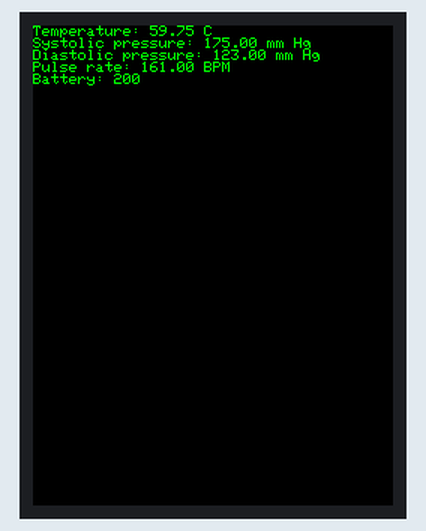
Bench run of a sketch on a simulated Arduino Leonardo, built with avr-gcc and run on an emulated ATmega32U4. Shown: 240×320 colour display. What the sketch prints to the serial monitor is not drawn.

Above: at 0.3 s.
At 5.4 s:
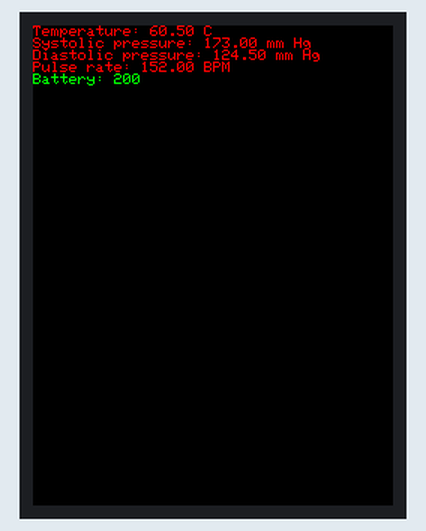
At 10.5 s:
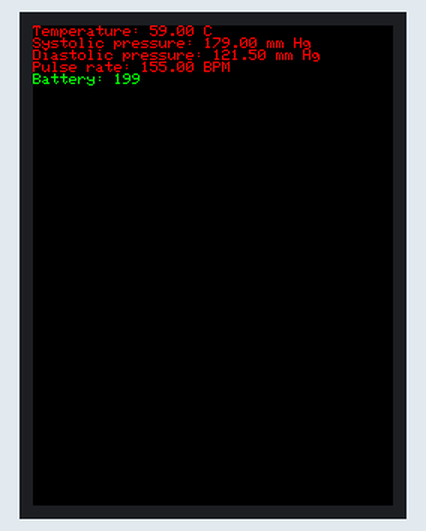
At 15.6 s:
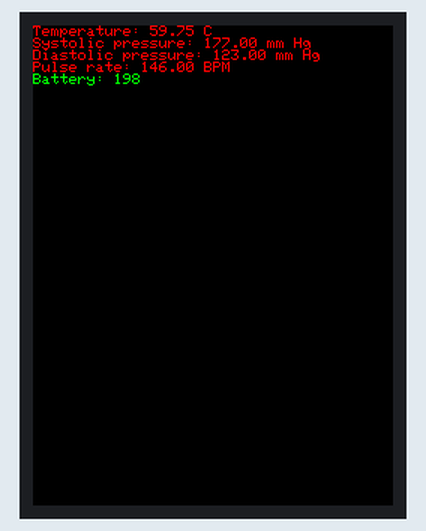
At 25.9 s:
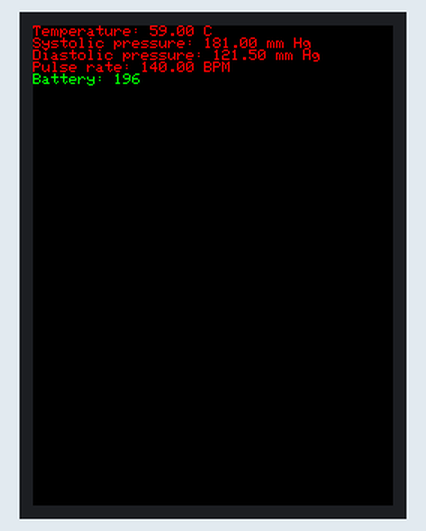
At 36.1 s:
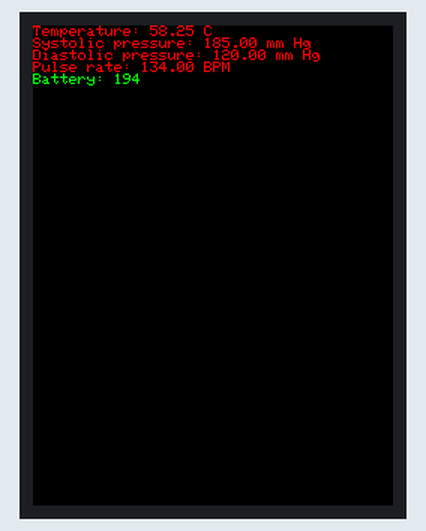

Measured:
- what the display in image 0 shows lasts 5.0 s, from 0.3 s to 5.3 s

The sketch:

Lab2_Mega.ino
```cpp
// Assignment 2
// Code for ATMega
// Eddy, Kyuri, Amol

#include <stdio.h>
#include <stdbool.h>
#include <Elegoo_GFX.h>    // Core graphics library
#include <Elegoo_TFTLCD.h> // Hardware-specific library

int unoCounter = 0;

// Define number of tasks
#define NUM_TASKS 6 //Need to ensure this is accurate else program breaks

/* INITIALIZATION - SETUP TFT DISPLAY */
// The control pins for the LCD can be assigned to any digital or
// analog pins...but we'll use the analog pins as this allows us to
// double up the pins with the touch screen (see the TFT paint example).
#define LCD_CS A3 // Chip Select goes to Analog 3
#define LCD_CD A2 // Command/Data goes to Analog 2
#define LCD_WR A1 // LCD Write goes to Analog 1
#define LCD_RD A0 // LCD Read goes to Analog 0
#define LCD_RESET A4 // Can alternately just connect to Arduino's reset pin

// Assign human-readable names to some common 16-bit color values:
#define BLACK   0x0000
#define BLUE    0x001F
#define RED     0xF800
#define GREEN   0x07E0
#define CYAN    0x07FF
#define MAGENTA 0xF81F
#define YELLOW  0xFFE0
#define WHITE   0xFFFF

Elegoo_TFTLCD tft(LCD_CS, LCD_CD, LCD_WR, LCD_RD, LCD_RESET);
// If using the shield, all control and data lines are fixed, and
// a simpler declaration can optionally be used:
// Elegoo_TFTLCD tft;

/* INITIALIZATION - GLOBAL VARIABLES */
unsigned int temperatureRaw, systolicPressRaw,
        diastolicPressRaw, pulseRateRaw;

// Display
double tempCorrected;
double systolicPressCorrected;
double diastolicPressCorrected;
double pulseRateCorrected;

// Status
unsigned short batteryState;

// Alarms
unsigned char bpOutOfRange, tempOutOfRange,
        pulseOutOfRange;

// Warning
bool bpHigh, tempHigh, pulseLow, battLow;

/* INITIALIZATION - MAKE TASK BLOCK STRUCTURE */
struct TaskStruct {
    void (*taskFuncPtr)(void*);
    void* taskDataPtr;
}; typedef struct TaskStruct TCB;


/* INITIALIZATION - MAKE TASK DATA POINTER BLOCKS */
struct DataForMeasureStruct {
    unsigned int* temperatureRawPtr;
    unsigned int* systolicPressRawPtr;
    unsigned int* diastolicPressRawPtr;
    unsigned int* pulseRateRawPtr;
}; typedef struct DataForMeasureStruct MeasureTaskData;

struct DataForComputeStruct {
    unsigned int* temperatureRawPtr;
    unsigned int* systolicPressRawPtr;
    unsigned int* diastolicPressRawPtr;
    unsigned int* pulseRateRawPtr;
    double* temperatureCorrectedPtr;
    double* sysCorrectedPtr;
    double* diasCorrectedPtr;
    double* prCorrectedPtr;
}; typedef struct DataForComputeStruct ComputeTaskData;

struct DataForDisplayStruct {
    double* temperatureCorrectedPtr;
    double* sysCorrectedPtr;
    double* diasCorrectedPtr;
    double* prCorrectedPtr;
    unsigned short* batteryStatePtr;
}; typedef struct DataForDisplayStruct DisplayTaskData;

struct DataForWarningAlarmStruct {
    unsigned int* temperatureRawPtr;
    unsigned int* systolicPressRawPtr;
    unsigned int* diastolicPressRawPtr;
    unsigned int* pulseRateRawPtr;
    unsigned short* batteryStatePtr;
}; typedef struct DataForWarningAlarmStruct WarningAlarmTaskData;

struct DataForStatusStruct {
    unsigned short* batteryStatePtr;
}; typedef struct DataForStatusStruct StatusTaskData;

// Arrays containing changes in temp and pulse, will be switched
// when upper/lower limits are hit. 0th elements are called at Even
// function calls.
int tempChange[2] = {-2, 1}; // initially falling towards 15
int pulseChange[2] = {1, -3}; // initially falling towards 15

// Initially both temperature and pulse are very high and must keep
// falling until they cross 50 and 40 respectively before their
// standard boundaries can work.
bool tempCrossedFifty = false;
bool pulseCrossedForty = false;

// Systolic completion
bool systolicComplete = false;
// Diastolic completion
bool diastolicComplete = false;


/* INITIALIZATION - MAKE INSTANCES OF TCB */
TCB MeasureTask;
TCB ComputeTask;
TCB DisplayTask;
TCB AnnunciateTask;
TCB StatusTask;
TCB NullTask;

// Data
MeasureTaskData dataForMeasure;
ComputeTaskData dataForCompute;
DisplayTaskData dataForDisplay;
WarningAlarmTaskData dataForWarningAlarm;
StatusTaskData dataForStatus;


/* INITIALIZATION - FUNCTION DEFINITIONS */
void measureDataFunc(void* data) {
    MeasureTaskData* dataToMeasure = (MeasureTaskData*)data;
    MeasureTaskData dataStruct = *dataToMeasure;

    unsigned int temperatureRaw = *dataStruct.temperatureRawPtr;
    unsigned int systolicPressRaw = *dataStruct.systolicPressRawPtr;
    unsigned int diastolicPressRaw = *dataStruct.diastolicPressRawPtr;
    unsigned int pulseRateRaw = *dataStruct.pulseRateRawPtr;

    if (temperatureRaw < 50) {
        tempCrossedFifty = true;
    }

    if (pulseRateRaw < 40) {
        pulseCrossedForty = true;
    }

    // Perform measurement every 5 counts
    if (unoCounter % 5 == 0) {

        // Check if its an Even number of function call
        bool even = (unoCounter % 2 == 0);

        // Temperature
        if ((temperatureRaw > 50 || temperatureRaw < 15) && tempCrossedFifty) {
            int temp = tempChange[0];
            tempChange[0] = -1 * tempChange[1];
            tempChange[1] = -1 * temp;
        }
        if (even) {
            temperatureRaw += tempChange[0];
        } else {
            temperatureRaw += tempChange[1];
        }

        // Systolic: Resets to 80 at the end of sys-dias cycle
        if (systolicPressRaw <= 100) {
            if (even) {
                systolicPressRaw += 3;
            } else {
                systolicPressRaw--;
            }
        } else {
            systolicComplete = true;
            if(diastolicComplete) {
                systolicPressRaw = 20;
                diastolicPressRaw = 80;
                diastolicComplete = false;
                systolicComplete = false;
            }
        }

        // Diastolic: Resets to 80 at the end of sys-dias cycle
        if (diastolicPressRaw >= 40) {
            if (even) {
                diastolicPressRaw -= 2;
            } else {
                diastolicPressRaw++;
            }
        } else {
            diastolicComplete = true;

        }

        // Pulse
        if ((pulseRateRaw > 40 || pulseRateRaw < 15) && pulseCrossedForty) {
            int temp = pulseChange[0];
            pulseChange[0] = -1 * pulseChange[1];
            pulseChange[1] = -1 * temp;
        }
        if (even) {
            pulseRateRaw += pulseChange[0];
        } else {
            pulseRateRaw += pulseChange[1];
        }

        *dataStruct.temperatureRawPtr = temperatureRaw;
        *dataStruct.systolicPressRawPtr = systolicPressRaw;
        *dataStruct.diastolicPressRawPtr = diastolicPressRaw;
        *dataStruct.pulseRateRawPtr = pulseRateRaw;
    }
}

void computeDataFunc(void* x) {
    if (unoCounter % 5 == 0) {
        // Dereferencing void pointer to ComputeStruct
        ComputeTaskData* data = (ComputeTaskData*)x;
        ComputeTaskData dataStruct = *data;

        // Computing and converting temperatureRaw to unsigned char* (Celcius)
        double correctedTemp = 5 + 0.75 * *dataStruct.temperatureRawPtr;
        *dataStruct.temperatureCorrectedPtr = correctedTemp;

        // Computing and converting systolic pressure to unsigned char*
        double correctedSys = 9 + 2 * *dataStruct.systolicPressRawPtr;
        *dataStruct.sysCorrectedPtr = correctedSys;

        // Computing and converting diastolic pressure to unsigned char*
        double correctedDia =  6 + 1.5 * *dataStruct.diastolicPressRawPtr;
        *dataStruct.diasCorrectedPtr = correctedDia;

        // Computing and converting pulse rate to unsigned char*
        double correctedPr =  8 + 3 * *dataStruct.pulseRateRawPtr;
        *dataStruct.prCorrectedPtr = correctedPr;
    }
}

void displayDataFunc(void* x) {
    if (unoCounter % 5 == 0) { // Every 5 seconds
        DisplayTaskData* data = (DisplayTaskData*)x;
        DisplayTaskData dataStruct = *data;
        tft.setTextSize(1);
        tft.fillScreen(BLACK);
        tft.setCursor(0, 0);
        tempOutOfRange ? tft.setTextColor(RED) : tft.setTextColor(GREEN);
        tft.println("Temperature: " + (String)*dataStruct.temperatureCorrectedPtr + " C");
        bpOutOfRange ? tft.setTextColor(RED) : tft.setTextColor(GREEN);
        tft.println("Systolic pressure: " + (String)*dataStruct.sysCorrectedPtr + " mm Hg");
        tft.println("Diastolic pressure: " + (String)*dataStruct.diasCorrectedPtr + " mm Hg");
        pulseOutOfRange ? tft.setTextColor(RED) : tft.setTextColor(GREEN);
        tft.println("Pulse rate: " + (String)*dataStruct.prCorrectedPtr + " BPM");
        battLow ? tft.setTextColor(RED) : tft.setTextColor(GREEN);
        tft.println("Battery: " + (String)*dataStruct.batteryStatePtr);
    }
}

void annunciateDataFunc(void* x) {
    // Dereferencing void pointer to WarningStruct
    WarningAlarmTaskData* data = (WarningAlarmTaskData*)x;
    WarningAlarmTaskData dataStruct = *data;

    // check temperature:
    double normalizedTemp = 5 + 0.75 * *dataStruct.temperatureRawPtr;
    if (normalizedTemp < 36.1 || normalizedTemp > 37.8) {
        // TURN TEXT RED
        tempOutOfRange = 1;
        if (normalizedTemp > 40) {
            tempHigh = true;
        } else {
            tempHigh = false;
        }
    } else {
        tempOutOfRange = 0;
        tempHigh = false;
    }

    // check systolic: Instructions unclear, googled for healthy and
    // unhealthy systolic pressures.
    // SysPressure > 130 == High blood pressure
    // SysPressure > 160 == CALL A DOCTOR
    int normalizedSystolic = 9 + 2 * *dataStruct.systolicPressRawPtr;
    if (normalizedSystolic > 130) {
        // TURN TEXT RED
        bpOutOfRange = 1;
        if (normalizedSystolic > 160) {
            bpHigh = true;
        } else {
            bpHigh = false;
        }
    } else {
        bpOutOfRange = 0;
        bpHigh = false;
    }

    // check diastolic
    // DiasPressure > 90 == High blood pressure
    // DiasPressure > 120 == CALL A DOCTOR
    double normalizedDiastolic = 6 + 1.5 * *dataStruct.diastolicPressRawPtr;
    if (normalizedDiastolic > 90) {
        // TURN TEXT RED
        bpOutOfRange = 1;
        if (normalizedDiastolic > 120) {
            bpHigh = true;
        } else {
            bpHigh = false;
        }
    } else {
        bpOutOfRange = 0;
        bpHigh = false;
    }

    // pulse rate
    // HEALTHY PULSE => Between 60 and 100
    // IF PULSE < 30, WARNING
    int normalizedPulse = 8 + 3 * *dataStruct.pulseRateRawPtr;
    if (normalizedPulse < 60 || normalizedPulse > 100) {
        pulseOutOfRange = 1;
        if (normalizedPulse < 30) {
            pulseLow = true;
        } else {
            pulseLow = false;
        }
    } else {
        pulseOutOfRange = 0;
        pulseLow = false;
    }

    // battery
    // HEALTHY BATTERY LEVEL => Battery level above 20%
    // //printf("BATT LEVEL: %f\n", batteryLevel);
    if (batteryState < 40) {
        battLow = true;
        // printf("LOW BATT: %f\n", batteryLevel);
    } else {
        battLow = false;
    }
}

void statusDataFunc(void* x) {
    if(unoCounter % 5 == 0) {
        // Dereferencing void pointer to WarningStruct
        StatusTaskData* data = (StatusTaskData*)x;
        StatusTaskData dataStruct = *data;

        *dataStruct.batteryStatePtr = 200 - (int)(unoCounter / 5);
    }
}

// Delay for 100ms and update counter/time on peripheral system
void updateCounter(void) {
    delay(1000);
    unoCounter++;
}

/* INITIALIZATION */
void setup(void) {
    // Setup communication
    Serial1.begin(9600);

    // Configure display
        Serial.begin(9600);
        Serial.println(F("TFT LCD test"));

        #ifdef USE_Elegoo_SHIELD_PINOUT
            Serial.println(F("Using Elegoo 2.4\" TFT Arduino Shield Pinout"));
        #else
            Serial.println(F("Using Elegoo 2.4\" TFT Breakout Board Pinout"));
        #endif

        Serial.print("TFT size is "); Serial.print(tft.width()); Serial.print("x"); Serial.println(tft.height());

        tft.reset();

        uint16_t identifier = tft.readID();
        if(identifier == 0x9325) {
            Serial.println(F("Found ILI9325 LCD driver"));
        } else if(identifier == 0x9328) {
            Serial.println(F("Found ILI9328 LCD driver"));
        } else if(identifier == 0x4535) {
            Serial.println(F("Found LGDP4535 LCD driver"));
        }else if(identifier == 0x7575) {
            Serial.println(F("Found HX8347G LCD driver"));
        } else if(identifier == 0x9341) {
            Serial.println(F("Found ILI9341 LCD driver"));
        } else if(identifier == 0x8357) {
            Serial.println(F("Found HX8357D LCD driver"));
        } else if(identifier==0x0101)
        {
            identifier=0x9341;
            Serial.println(F("Found 0x9341 LCD driver"));
        }
        else if(identifier==0x1111)
        {
            identifier=0x9328;
            Serial.println(F("Found 0x9328 LCD driver"));
        }
        else {
            Serial.print(F("Unknown LCD driver chip: "));
            Serial.println(identifier, HEX);
            Serial.println(F("If using the Elegoo 2.8\" TFT Arduino shield, the line:"));
            Serial.println(F("  #define USE_Elegoo_SHIELD_PINOUT"));
            Serial.println(F("should appear in the library header (Elegoo_TFT.h)."));
            Serial.println(F("If using the breakout board, it should NOT be #defined!"));
            Serial.println(F("Also if using the breakout, double-check that all wiring"));
            Serial.println(F("matches the tutorial."));
            identifier=0x9328;

        }
        tft.begin(identifier);

    // Set measurements to initial values
    // char* and char values are already set as global variables
    temperatureRaw = 75;
    systolicPressRaw = 80;
    diastolicPressRaw = 80;
    pulseRateRaw = 50;
    batteryState = 200;
    bpHigh = false;
    tempHigh = false;
    pulseLow = false;
    battLow = false;

    // Point data in data structs to correct information
    // Measure
    MeasureTaskData dataForMeasureTMP;
    dataForMeasureTMP.temperatureRawPtr = &temperatureRaw;
    dataForMeasureTMP.systolicPressRawPtr = &systolicPressRaw;
    dataForMeasureTMP.diastolicPressRawPtr = &diastolicPressRaw;
    dataForMeasureTMP.pulseRateRawPtr = &pulseRateRaw;
    dataForMeasure = dataForMeasureTMP;

    // Compute
    ComputeTaskData dataForComputeTMP;
    dataForComputeTMP.temperatureRawPtr = &temperatureRaw;
    dataForComputeTMP.systolicPressRawPtr = &systolicPressRaw;
    dataForComputeTMP.diastolicPressRawPtr = &diastolicPressRaw;
    dataForComputeTMP.pulseRateRawPtr = &pulseRateRaw;
    dataForComputeTMP.temperatureCorrectedPtr = &tempCorrected; // Already a pointer
    dataForComputeTMP.sysCorrectedPtr = &systolicPressCorrected;
    dataForComputeTMP.diasCorrectedPtr = &diastolicPressCorrected;
    dataForComputeTMP.prCorrectedPtr = &pulseRateCorrected;
    dataForCompute = dataForComputeTMP;

    // Display
    DisplayTaskData dataForDisplayTMP;
    dataForDisplayTMP.temperatureCorrectedPtr = &tempCorrected; // Already a pointer
    dataForDisplayTMP.sysCorrectedPtr = &systolicPressCorrected;
    dataForDisplayTMP.diasCorrectedPtr = &diastolicPressCorrected;
    dataForDisplayTMP.prCorrectedPtr = &pulseRateCorrected;
    dataForDisplayTMP.batteryStatePtr = &batteryState;
    dataForDisplay = dataForDisplayTMP;

    // WarningAlarm
    WarningAlarmTaskData dataForWarningAlarmTMP;
    dataForWarningAlarmTMP.temperatureRawPtr = &temperatureRaw;
    dataForWarningAlarmTMP.systolicPressRawPtr = &systolicPressRaw;
    dataForWarningAlarmTMP.diastolicPressRawPtr = &diastolicPressRaw;
    dataForWarningAlarmTMP.pulseRateRawPtr = &pulseRateRaw;
    dataForWarningAlarmTMP.batteryStatePtr = &batteryState;
    dataForWarningAlarm = dataForWarningAlarmTMP;

    // Status
    StatusTaskData dataForStatusTMP;
    dataForStatusTMP.batteryStatePtr = &batteryState;
    dataForStatus = dataForStatusTMP;

    // Assign values in TCB's
    // Measure
    TCB MeasureTaskTMP; // Getting an error if I try to use MeasureTask directly
    MeasureTaskTMP.taskFuncPtr = &measureDataFunc;
    MeasureTaskTMP.taskDataPtr = &dataForMeasure;
    MeasureTask = MeasureTaskTMP;

    // Compute
    TCB ComputeTaskTMP;
    ComputeTaskTMP.taskFuncPtr = &computeDataFunc;
    ComputeTaskTMP.taskDataPtr = &dataForCompute;
    ComputeTask = ComputeTaskTMP;

    // Display
    TCB DisplayTaskTMP;
    DisplayTaskTMP.taskFuncPtr = &displayDataFunc;
    DisplayTaskTMP.taskDataPtr = &dataForDisplay;
    DisplayTask = DisplayTaskTMP;

    // Warning/Alarm
    TCB AnnunciateTaskTMP;
    AnnunciateTaskTMP.taskFuncPtr = &annunciateDataFunc;
    AnnunciateTaskTMP.taskDataPtr = &dataForWarningAlarm;
    AnnunciateTask = AnnunciateTaskTMP;

    // Status
    TCB StatusTaskTMP;
    StatusTaskTMP.taskFuncPtr = &statusDataFunc;
    StatusTaskTMP.taskDataPtr = &dataForStatus;
    StatusTask = StatusTaskTMP;

    // NULL TCB
    // TCB NullTaskTMP;
    // // NullTaskTMP.taskFuncPtr = NULL;
    // // NullTaskTMP.taskDataPtr = NULL;
    // NullTask = NullTaskTMP;

}

void loop(void) {
    unsigned long start = micros();

    /* SCHEDULE */
    TCB tasksArray[NUM_TASKS];
    tasksArray[0] = MeasureTask;
    tasksArray[1] = ComputeTask;
    tasksArray[2] = DisplayTask;
    tasksArray[3] = AnnunciateTask;
    tasksArray[4] = StatusTask;
    // tasksArray[5] = NullTask;

    for(int i = 0; i < 5; i++) { // QUEUE
        unsigned long StartTime = millis();
        tasksArray[i].taskFuncPtr(tasksArray[i].taskDataPtr);
        unsigned long CurrentTime = millis();
        unsigned long ElapsedTime = CurrentTime - StartTime;
        Serial.print("Time taken for task " + (String)i + ": ");
        Serial.println(ElapsedTime);
    }
    updateCounter();
}
```
